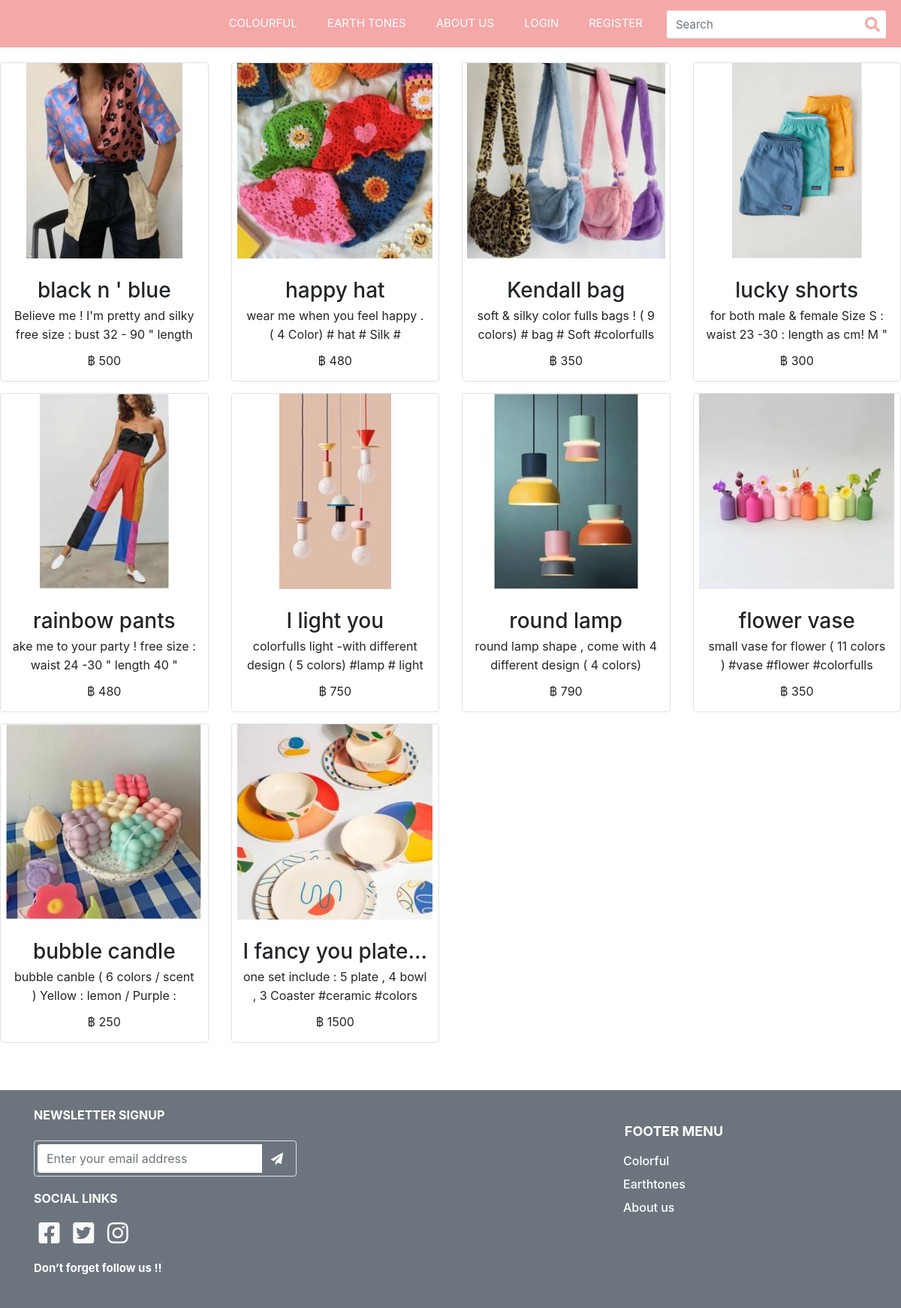
Screenshot of /Colorful with the database file from the repository.
### item/models.py (models this page shows, shortened)
class Item(models.Model):
    name = models.CharField(max_length=300)
    detail = models.TextField(max_length=1000)
    slug = models.SlugField(unique=True,default=None)
    img = models.ImageField(default='default_item.png', upload_to='item_pics')
    amount = models.PositiveIntegerField(default=0)
    category = models.ForeignKey(Category, on_delete=models.PROTECT,default=None)
    price = models.PositiveIntegerField(default=0)
    class Meta:
        verbose_name_plural = "สินค้า"

### item/views.py (the view)
# urls.py: path('Colorful',views.Colourful,name='colourful'),
def Colourful(request):
    some_colour = Category.objects.get(category="Colourful")
    Item_colour = Item.objects.all().filter(category=some_colour)
    context = {'Item_co': Item_colour}
    return render(request,'Colourful.html',context)

### template/Colourful.html (shortened to what this page needs)
{% extends "1Navbar.html" %}
{% load static %}
{% block content %}
<!DOCTYPE html>
<html lang="en">
<head>
    <link rel="stylesheet" href="{% static 'css/COLORFUL.css' %}">
    <link rel="stylesheet" href="https://code.jquery.com/jquery-3.4.1.min.js" />
    <link rel="stylesheet" href="https://stackpath.bootstrapcdn.com/bootstrap/4.3.1/js/bootstrap.min.js" />
</head>
<body>
     <div class="productList1" id="productList1_">
        <div class="productWidget">
            <div class="row ">
                {% for item in Item_co %}
                <div class="item col-6 col-md-6 col-lg-3 mobileProductList1">
                    <div class="itemInner rounded" style="display: flex; overflow: hidden; width: 100%;">
                        <div class="thumbnail border rounded">
                            <div class="productImage rounded-top">
                                <img class="mx-auto"
                                    src="{{ item.img.url }}"
                                    alt="XOXO BonBon Liquid Matte Lip Limited Box Set "
                                    title="XOXO BonBon Liquid Matte Lip Limited Box Set " style="opacity: 1;">
                            </div>
                            <div class="productCaption">
                                <div class="productName">
                                    <h3 class="h3-hover">{{ item.name }}</h3>
                                </div>
                                <div class="productIntro">
                                    <p>{{ item.detail }} </p>
                                </div>
                                <div class="productPrice">
                                    <div class="ff-price fs-price fc-price">
                                        <span class="SpePrice">฿ {{ item.price }} </span>
                                    </div>
                                </div>
                            </div>
                        </div>
                    </div>
                </div>
                {% endfor %}
                </div>
            </div>
        </div>
    <footer>
        <div class="jumbotron jumbotron-fluid bg-secondary p-4 mt-5 mb-0">
            <div class="container">
                <div class="row">
                    <div class="col-lg-4 col-md-6 mb-lg-0">
                        <h6 class="text-uppercase font-weight-bold mb-4">NEWSLETTER SIGNUP</h6>
                        <div class="p-1 rounded border">
                            <div class="input-group">
                                <input type="email" placeholder="Enter your email address"
                                    aria-describedby="button-addon1" class="form-control border-0 shadow-0">
                                <div class="input-group-append">
                                    <button id="button-addon1" type="submit" class="btn btn-link"><i
                                            class="fa fa-paper-plane"></i></button>
                                </div>
                            </div>
                        </div>
                        <h5 class="card-title text-white display-4" style="font-size:16px">SOCIAL LINKS</h5>
                        <a class="text-light" href="#"><i class="fab fa-facebook-square fa-fw fa-2x"></i></a>
                        <a class="text-light" href="#"><i class="fab fa-twitter-square fa-fw fa-2x"></i></a>
                        <a class="text-light" href="#"><i class="fab fa-instagram fa-fw fa-2x"></i></a>
                        <h5 class="card-title text-white display-4" style="font-size:15px">Don’t forget follow us !!
                        </h5>
                    </div>
                    <div class="col-sm-8 col-md-6">
                        <div class="footermenu">
                            <h5 class="card-title text-white display-4" style="font-size:18px">FOOTER MENU</h5>
                            <a class="text-light" href="#">
                                <h6 class="card-title text-white" style="font-size:16px">Colorful</h6>
                            </a>
                            <a class="text-light" href="#">
                                <h6 class="card-title text-white" style="font-size:16px">Earthtones</h6>
                            </a>
                            <a class="text-light" href="#">
                                <h6 class="card-title text-white" style="font-size:16px">About us</h6>
                            </a>
                        </div>
                    </div>
                </div>
            </div>
        </div>
    </footer>
</body>
</html>
</body>
</html>
{% endblock %}

### static/css/home.css (style rules this page uses)
.row h6 { color: white; }
.row h5 { margin-top: 20px; margin-bottom: 20px; font-weight: bold; }
.row button { color: white; margin-top: auto; margin-left: auto; }
.footermenu { margin-left: 75%; }
.footermenu h5 { text-align: center; }

### static/css/COLORFUL.css (style rules this page uses)
.row h6 { color: white; }
.row h5 { margin-top: 20px; margin-bottom: 20px; font-weight: bold; }
.row button { color: white; margin-top: auto; margin-left: auto; }
.footermenu { margin-left: 75%; }
.footermenu h5 { text-align: center; }
#productList1_.productList1 .productWidget .item { margin-bottom: 15px; height:auto; display: flex; flex-wrap: wrap; }
#productList1_.productList1 .productWidget .thumbnail { text-align: center; height: auto; overflow: hidden; position: relative; display: flex; flex-direction: column; flex-grow: 1; }
#productList1_.productList1 .productWidget .productImage { display: table-cell; text-align: center; vertical-align: middle; height: 260px; padding: 0; overflow: hidden; transition: opacity .3s ease-in-out, transform 0.3s ease 0s !important; -moz-transition: opacity .3s ease-in-out, -moz-transform 0.3s ease 0s !important; -webkit-transition: opacity .3s ease-in-out, -webkit-transform 0.3s ease 0s !important; -o-transition: opacity .3s ease-in-out, -o-transform 0.3s ease 0s !important; }
@media only screen and (min-width: 1025px) { #productList1_.productList1 .productWidget img { max-height: 100%; transition: opacity .3s ease-in-out, transform 0.3s ease 0s !important; -moz-transition: opacity .3s ease-in-out, -moz-transform 0.3s ease 0s !important; -webkit-transition: opacity .3s ease-in-out, -webkit-transform 0.3s ease 0s !important; -o-transition: opacity .3s ease-in-out, -o-transform 0.3s ease 0s !important; } }
#productList1_.productList1 .productWidget .productImage * { vertical-align: middle; }
#productList1_.productList1 .productCaption { margin-top: 20px; margin-left: 15px; margin-right: 15px; margin-bottom: 15px; display: flex; flex-direction: column; flex: 1 0 auto; }
#productList1_.productList1 .productPrice { margin-top: 10px; margin-bottom: 0px; overflow: hidden; }
#productList1_.productList1 .productName, #productList1_.productList1 .productIntro, #productList1_.productList1 .productAction, #productList1_.productList1 .productCode { margin-top: 5px; margin-bottom: 0px; overflow: hidden; }
#productList1_.productList1 .productName { white-space: nowrap; }
#productList1_.productList1 .productName h3 { line-height: normal; text-overflow: ellipsis; overflow: hidden; margin-bottom: 0; }
#productList1_.productList1 .productIntro { max-height: 50px; flex: 1 0 auto; }
#productList1_.productList1 .productIntro > p, #productList1_.productList1 .productCode > p { line-height: 25px; margin: 0; }
#productList1_ { padding-top: 20px; }

### rows the page displays
Item: img (picture), name "black n ' blue", detail "Believe me ! I'm pretty and silky free size : bust 32 - 90 \" length…", price "500"
Item: img (picture), name "happy hat", detail "wear me when you feel happy . ( 4 Color) # hat # Silk #…", price "480"
Item: img (picture), name "Kendall bag", detail "soft & silky color fulls bags ! ( 9 colors) # bag # Soft #colorfulls…", price "350"
Item: img (picture), name "lucky shorts", detail "for both male & female Size S : waist 23 -30 : length as cm! M \"…", price "300"
Item: img (picture), name "rainbow pants", detail "ake me to your party ! free size : waist 24 -30 \" length 40 \"…", price "480"
Item: img (picture), name "I light you", detail "colorfulIs light -with different design ( 5 colors) #lamp # light…", price "750"
Item: img (picture), name "round lamp", detail "round lamp shape , come with 4 different design ( 4 colors)…", price "790"
Item: img (picture), name "flower vase", detail "small vase for flower ( 11 colors ) #vase #flower #colorfulls…", price "350"
Item: img (picture), name "bubble candle", detail "bubble canble ( 6 colors / scent ) Yellow : lemon / Purple :…", price "250"
Item: img (picture), name "I fancy you plate…", detail "one set include : 5 plate , 4 bowl , 3 Coaster #ceramic #colors…", price "1500"
